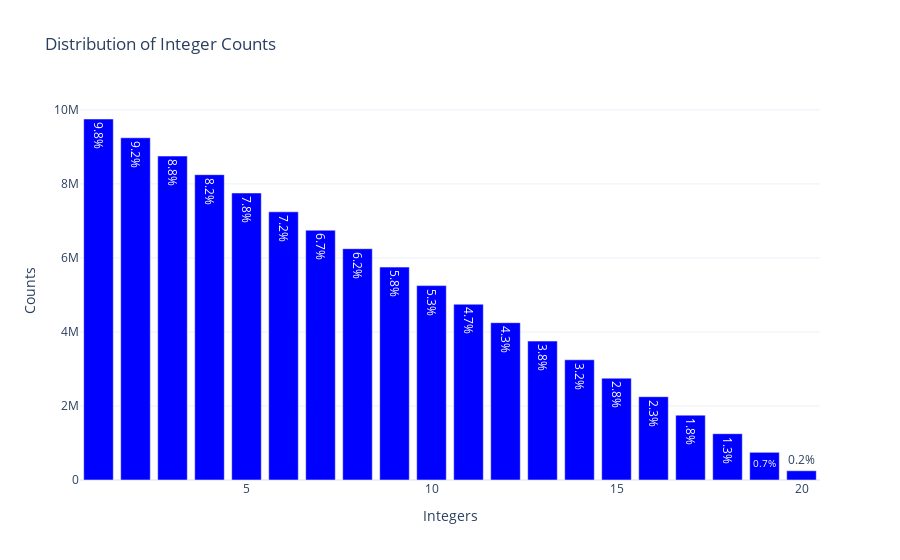

Source (notebook cell):
### Markdown cell above
# Disadvantage

### Code cell
######## With Disadvantage ##########
DICE = 20
NUM_OF_DICE = 2
LOOPS = 100000000
THRESHOLD = [15]

dice_range = np.arange(1, DICE+1)

dice_rolls = np.min(
    np.random.choice(dice_range, size=(LOOPS, NUM_OF_DICE)), axis=1
).tolist()

print(f'Max Roll: 20 \nMin Roll: 1 \nAverage Roll: {np.mean(dice_rolls)}')
plot_int_distribution(dice_rolls)
chance_given_threshold(dice_rolls, THRESHOLD)

### Figure 1 — Plotly figure (JSON) as saved in the notebook; plotly's stock layout.template omitted (floating-point values rounded to 4 significant figures)
{"data": [{"marker": {"color": "blue"}, "text": ["7.2%", "2.8%", "8.8%", "9.8%", "9.2%", "5.8%", "5.3%", "7.8%", "3.8%", "8.2%", "6.2%", "6.7%", "1.3%", "4.7%", "4.3%", "2.3%", "3.2%", "1.8%", "0.7%", "0.2%"], "textposition": "auto", "type": "bar", "x": [6, 15, 3, 1, 2, 9, 10, 5, 13, 4, 8, 7, 18, 11, 12, 16, 14, 17, 19, 20], "y": [7245335, 2751211, 8751751, 9752643, 9245342, 5751166, 5251397, 7753172, 3752508, 8248957, 6248913, 6748490, 1250749, 4748504, 4250141, 2251018, 3247791, 1752593, 748447, 249872]}], "layout": {"autosize": true, "title": {"text": "Distribution of Integer Counts"}, "xaxis": {"autorange": true, "range": [0.5, 20.5], "title": {"text": "Integers"}, "type": "linear"}, "yaxis": {"autorange": true, "range": [0, 10265940], "title": {"text": "Counts"}, "type": "linear"}}}
